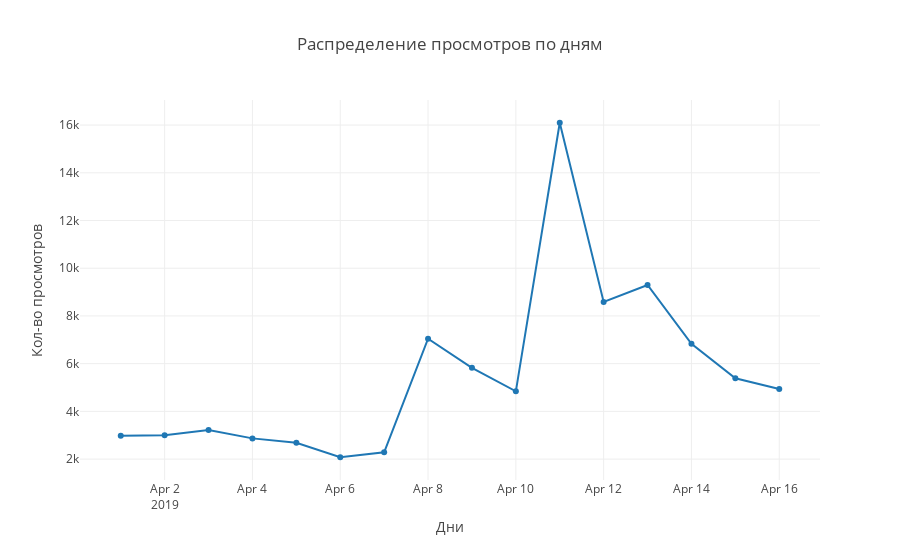

The cell this chart's notebook holds for it:
### Code cell
# график с помощью plotly
years_df = df[(df.event == 'view')].groupby('date').size()

trace = plotly.graph_objs.Scatter(
    x=years_df.index,
    y=years_df.values
)
data=go.Data([trace])
layout=go.Layout(title="Распределение просмотров по дням", xaxis={'title':'Дни'}, yaxis={'title':'Кол-во просмотров'})
figure=go.Figure(data=data,layout=layout)
iplot(figure, show_link=False)

### Figure 1 — Plotly figure (JSON) as saved in the notebook; plotly's stock layout.template omitted (floating-point values rounded to 4 significant figures)
{"data": [{"type": "scatter", "uid": "44248888-da06-445b-af72-d8988906ef39", "x": ["2019-04-01", "2019-04-02", "2019-04-03", "2019-04-04", "2019-04-05", "2019-04-06", "2019-04-07", "2019-04-08", "2019-04-09", "2019-04-10", "2019-04-11", "2019-04-12", "2019-04-13", "2019-04-14", "2019-04-15", "2019-04-16"], "y": [2983, 3005, 3216, 2869, 2685, 2078, 2284, 7046, 5828, 4842, 16097, 8585, 9299, 6832, 5390, 4936]}], "layout": {"title": {"text": "Распределение просмотров по дням"}, "xaxis": {"title": {"text": "Дни"}}, "yaxis": {"title": {"text": "Кол-во просмотров"}}}}
